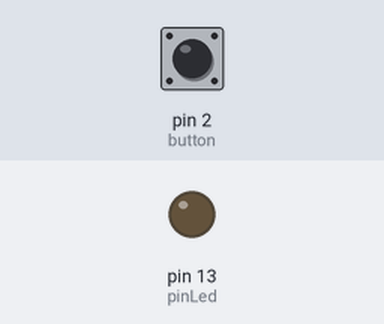
Bench run of a sketch on a simulated Arduino Uno, built with avr-gcc and run on an emulated ATmega328P. On the bench: output pins drawn as LEDs (lit = HIGH). The test bench sets the inputs (shaded band); at power-on: pin 2 (button) LOW.

Above: at 1.2 s.
1.3 s: pin 2 (button) pulled HIGH for 0.15 s
At 1.37 s:
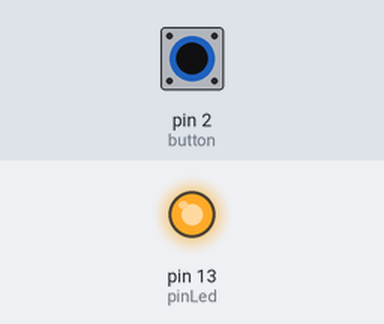
2.9 s: pin 2 (button) pulled HIGH for 3.2 s
At 6.6 s:
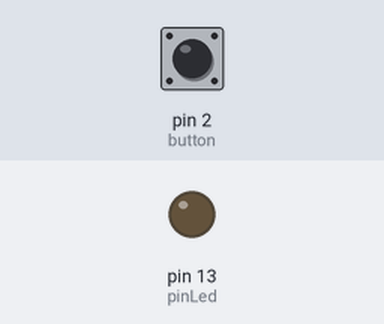
Timing chart, 0 to 8.1 s (numbered marks = the images above; inputs shaded):
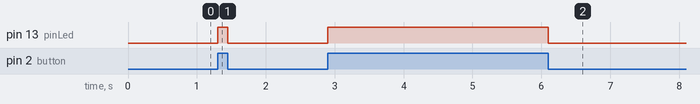

The sketch:

button_press_led_on.ino
```cpp
const int pinLed = 13;
const int button = 2;
int button_stage = 0;


void setup() {
pinMode(pinLed, OUTPUT);
pinMode(button, INPUT);


}

void loop() {
button_stage = digitalRead(button);
if (button_stage == HIGH){
  digitalWrite(pinLed, HIGH);

  } else {
    digitalWrite(pinLed, LOW);
  }

}
```

Measured:
- after the input at 1.3 s, pin 13 (pinLed): LOW → HIGH at once, → LOW 0.15 s later
- after the input at 2.9 s, pin 13 (pinLed): LOW → HIGH at once, → LOW 3.2 s later
